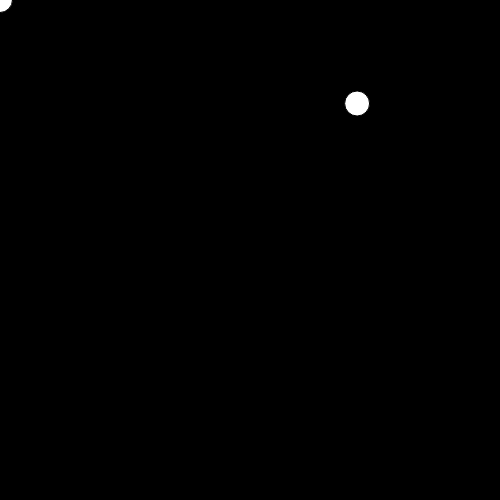
Frame 1 (no input)
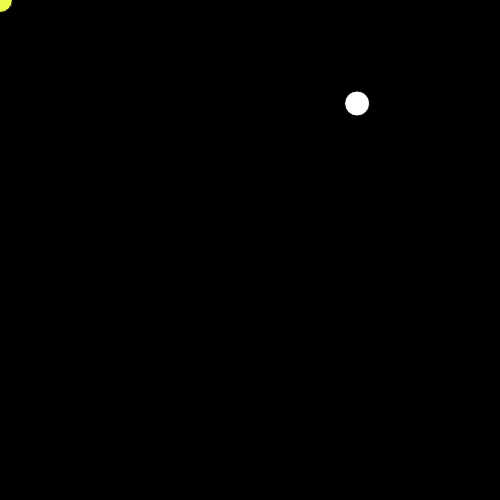
Frame 60 (no input)
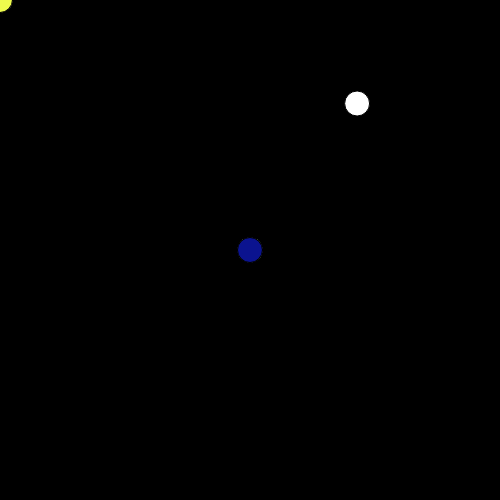
Frame 120 (the mouse pressed at the canvas centre since frame 60)

The p5.js sketch that drew these frames (run headless with seeded random() and noise() and a simulated clock; from frame 60 on, the mouse is pressed at the canvas centre):

// p5.js sketch
// ── sketch.js
function setup() {
  createCanvas(500, 500);
  background(0, 0, 0);
  let xPos = random(0,500);
  let yPos = random(0,500);

  ellipse(xPos, yPos, 25, 25);
}

function draw(){
  let xPos = random(0,500);
  let yPos= random(0,500);
  
  ellipse(mouseX, mouseY, 25, 25);
  //ellipse(xPos, yPos, 25, 25);

   let r = random(0,255)
   let g = random(0,255)
   let b = random(0,255)
   fill(r,g,b)
  
}


//function mouseClicked(){
 // let r = random(0,255)
  //let g = random(0,255)
  //let b = random(0,255)
  //fill(r, g, b)


 // let mouseX = random(0,500);
 // let mouseY= random(0,500);

  //ellipse(mouseX, mouseY, 100, 100);
//}
